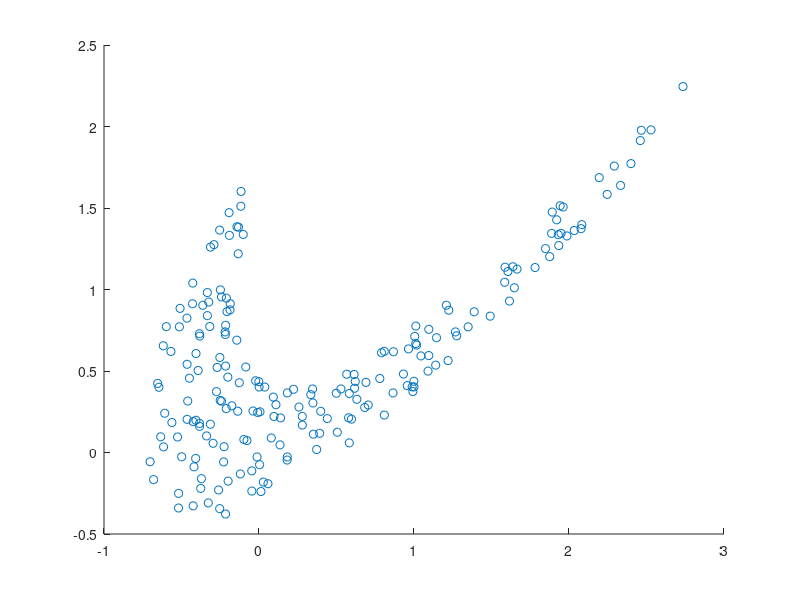

The MATLAB script that drew this image: (Note: this script raises an error after producing the figure.)
%% Make noisy data for a polynomium and rotate it

x = linspace(-1,1,200);
a = 2;
b = 1;
y = a*x.^2+b*x;

noise = (rand(size(x))-0.5);
y = y+noise;
% Rotation matrix
theta = 0.6;
R = [cos(theta) -sin(theta); sin(theta) cos(theta)];
coords = [x' y'] * R;
x = coords(:,1);
y = coords(:,2);

% Draw
figure
axis equal
scatter(x,y)
hold on

%% Fit 
% It is quite sensitive to initial parameters
pars = orthogonalFit(x,y,[0.1,mean(x),mean(y),1],1,'robust');

x = linspace(-1.5,1.5,200);
y = pars(4)*x.^2;

% Rotation matrix
theta = -pars(1);
R = [cos(theta) -sin(theta); sin(theta) cos(theta)];
coords = [x' y'] * R;
x = coords(:,1);
y = coords(:,2);

% % Center at the point x0,y0
x = x+pars(2);
y = y+pars(3);

% Draw
plot(x,y,'Linewidth',2)




